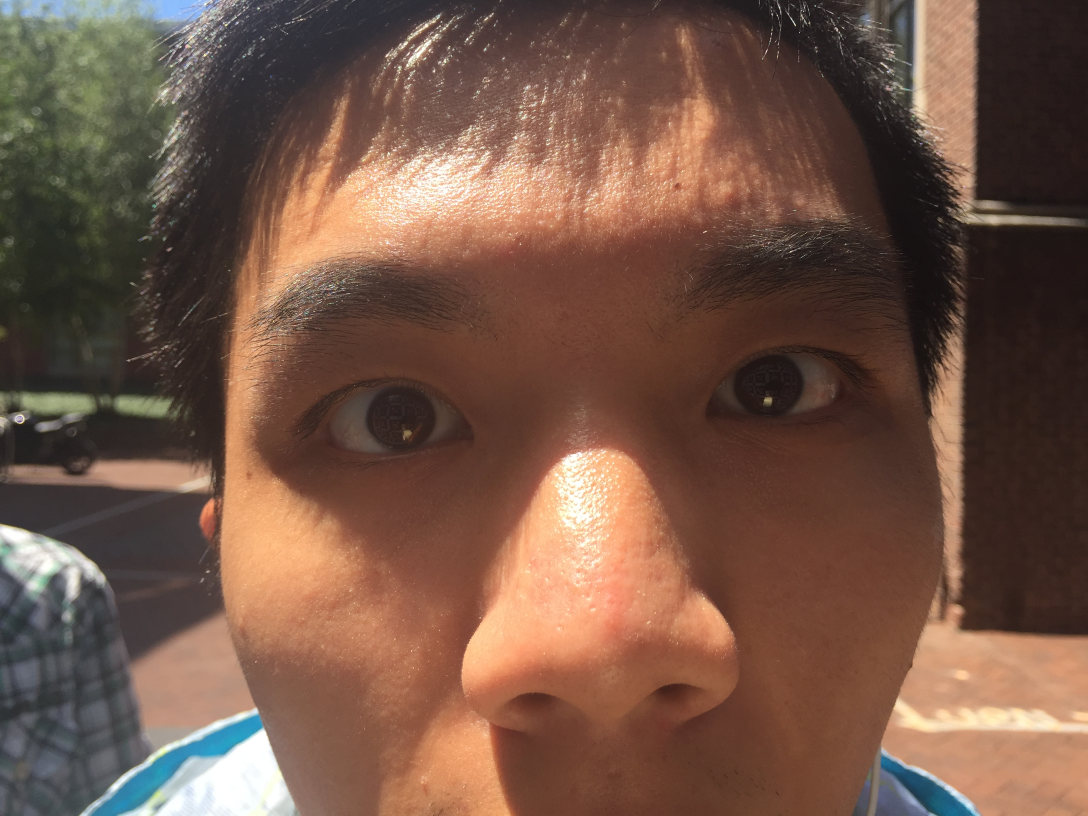
%> input picture unsorted code/img/test1.JPG, 3264 x 2448 px (shown at 1/3 size)
$ octave template3.m   (GNU Octave 9; MATLAB toolbox functions it lacks are replaced by stand-ins)
%> lines starting %> are read from the running program, lines starting %| are printed output that depends on the picture
### unsorted code/thresh.m
%function to search for the centre coordinates of the pupil and the iris
%along with their major and minor radii
%Once the iris has been detected(using Daugman's method);the pupil's centre coordinates
%are found by searching a 10*10 neighbourhood around the iris centre and varying the radius
%until a maximum is found(using  Daugman's integrodifferential operator)
%INPUTS:
%I:image to be segmented
%rmin, rmax:the minimum and maximum values of the iris radius
%OUTPUTS:
%cp:the parametrs[xc,yc,r] of the pupilary boundary
%ci:the parametrs[xc,yc,r] of the limbic boundary
%out:the segmented image

function [ci]=thresh(I,rmin,rmax,cx,cy)
I=im2double(I);
range=10;
%arithmetic operations are not defined on uint8
%hence the image is converted to double
I=imcomplement(imfill(imcomplement(I),'holes'));
%this process removes specular reflections by using the morphological operation 'imfill'
rows=size(I,1);
cols=size(I,2);
m_b=zeros(rows,cols);
m_rmax=zeros(rows,cols);
m_rmin=zeros(rows,cols);
%defines two arrays maxb, maxrmax and maxrmin to store the maximum value of blur
%for each of the selected centre points and the corresponding radius
X=cx-range:cx+range;
Y=cy-range:cy+range;
for i=1:(range*2+1)
    for j=1:(range*2+1)
        [b,rmax_out,rmin_out]=partiald(I,[X(i),Y(j)],rmin,rmax,300);%coarse search
        m_b(X(i),Y(j))=b;
        m_rmax(X(i),Y(j))=rmax_out;
        m_rmin(X(i),Y(j))=rmin_out;
    end
end
[x,y]=find(m_b==max(max(m_b)));
rmax=m_rmax(x,y);
rmin=m_rmin(x,y);
%rmax=rmax+3;


ci=search(I,rmax,rmin,x,y);%fine search
[~,phi_out]=lineint_rotate(I,[ci(1),ci(2)],ci(3),ci(4),300);
ci=[ci(1),ci(2),ci(3),ci(4),phi_out];
%finds the maximum value of blur by scanning all the centre coordinates
%displaying the segmented image

### unsorted code/search.m
%function to detect the pupil boundary
%it searches a certain subset of the image
%with a given radius
%around a 10*10 neighbourhood of the point cx,cy given as input
%INPUTS:
%I:image to be processed
%rmin:minimum radius
%rmax:maximum radius
%cx:x-coordinate of centre point
%cy:y-coordinate of centre point
%OUTPUT:
%ci:[cx,cy,rmax,rmin,phi]

function [ci]=search(I,rmax,rmin,cx,cy)
rows=size(I,1);
cols=size(I,2);
range=5;
m_rmax=zeros(rows,cols);
m_rmin=zeros(rows,cols);
m_phi=zeros(rows,cols);
m_b=zeros(rows,cols);
for i=(cx-range):(cx+range)
    for j=(cy-range):(cy+range)
        tic
        [b,rmax_out,rmin_out,phi_out]=partiald_rotate(I,[i,j],rmax,rmin,300);
        toc
        m_rmax(i,j)=rmax_out;
        m_rmin(i,j)=rmin_out;
        m_b(i,j)=b;
        m_phi(i,j)=phi_out;
    end
end
[x,y]=find(m_b==max(max(m_b)));
rmax=m_rmax(x,y);
rmin=m_rmin(x,y);
phi=m_phi(x,y);
ci=[cx,cy,rmax,rmin,phi];


### unsorted code/main.m
function [ciL,ciR] = main(in,para_L,para_R)

[ciL]=thresh(in,para_L(1),para_L(2),para_L(3),para_L(4));
[ciR]=thresh(in,para_R(1),para_R(2),para_R(3),para_R(4));
drawellipse(in,ciL,ciR);
end

### unsorted code/template3.m
%%
load Calib_Results.mat fc cc;
%fc=[2880 2893.7]
raw=imread('img/test1.JPG');
img_color=raw;
raw=rgb2gray(raw);
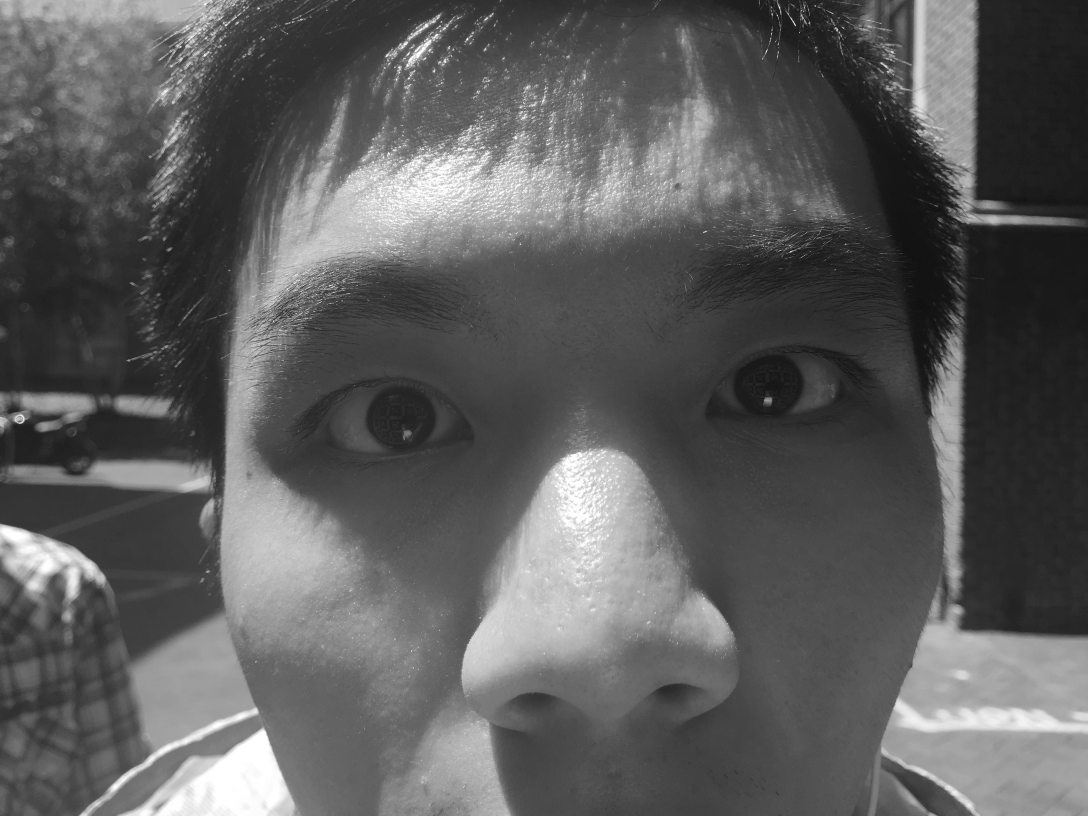
%> raw: size 2448x3264 uint8 (shown at 1/3 size); min 9, max 255, mean 93.2

[ciL,ciR]=main(raw,[98, 105, 1208,1252],[98,105,2310,1155]);
%> in thresh, `I=imcomplement(imfill(imcomplement(I),'holes'));`:
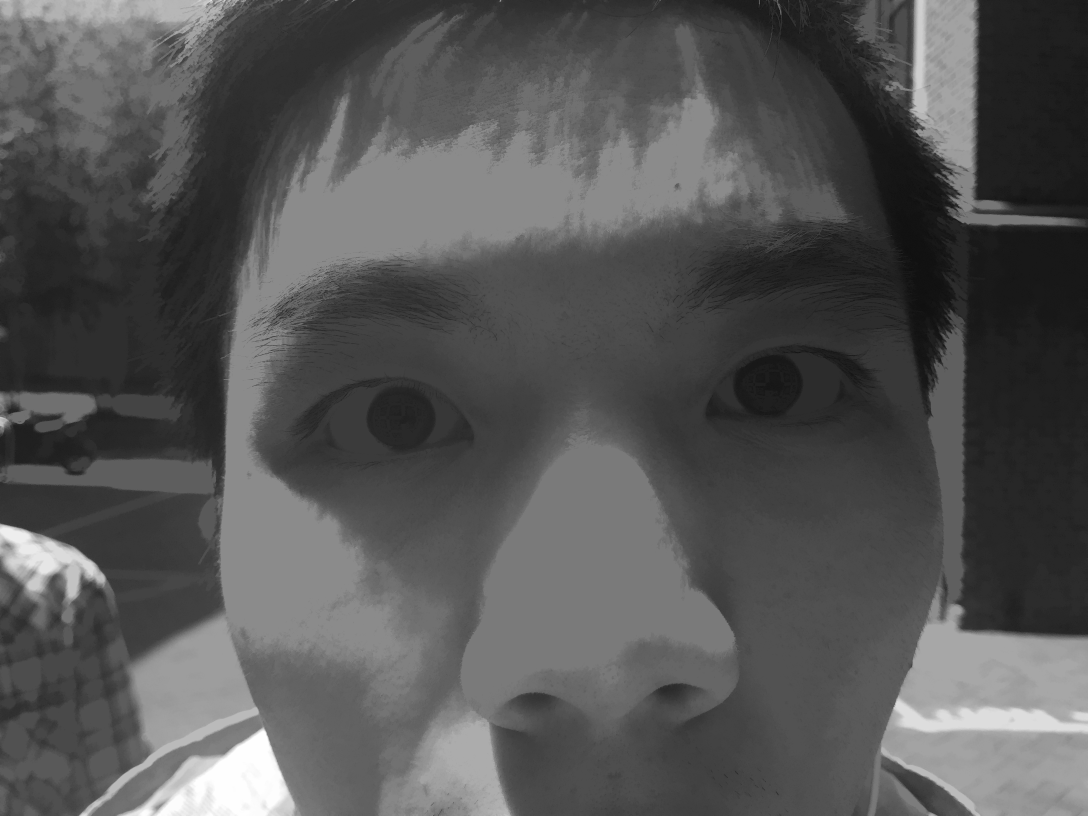
%> I: size 2448x3264 double (shown at 1/3 size); min 0.0353, max 0.996, mean 0.335
%> in thresh, `[x,y]=find(m_b==max(max(m_b)));`: x = 1199; y = 1252
%> in thresh, `rmax=m_rmax(x,y);`: rmax = 103
%> in thresh, `rmin=m_rmin(x,y);`: rmin = 99
%> (the run ends here)
